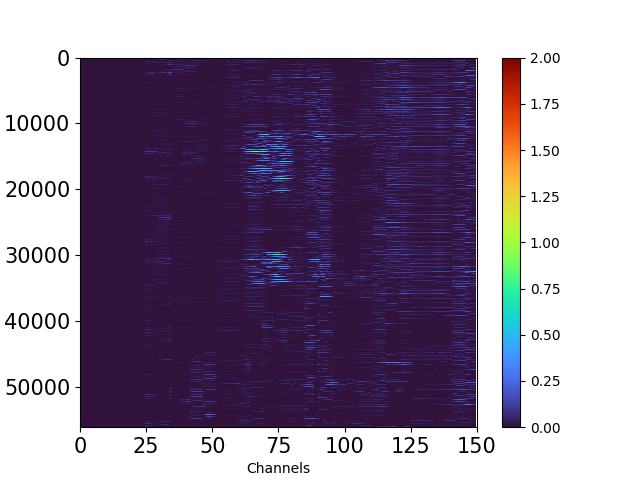
#> input picture test2/DAS/Data_denoise_waterfall0.png, 640 x 480 px
$ python -i DAS_clean_1.py   (imports and definitions only)
#> lines starting #> are read from the running program, lines starting #| are printed output that depends on the picture
import scipy.io as sio
import numpy as np
import pywt
import matplotlib.pyplot as plt

def draw(data,name,n):
    plt.figure(1)
    h = plt.imshow(data.T, aspect='auto', cmap='turbo', origin='lower')
    plt.colorbar(h)
    clim = [0, 40]
    h.set_clim(clim)
    plt.xlabel('Channels')
    plt.ylabel('Times(s)')
    plt.ylim(0, data.shape[1])
    plt.xlim(0, data.shape[0])
    plt.gca().invert_yaxis()
    plt.gca().set_aspect('auto')
    plt.gca().tick_params(axis='both', which='major', labelsize=15)
    plt.savefig(name+str(n)+".png")
    plt.close()

def DAS_orgin(filename):
    data = sio.loadmat(filename)
    print(data.keys())
    data_or = data['data_original']
    draw(data_or, "Original_data_waterfall", 1)
    return data_or

def denoise(data):
    # 进行小波变换，并设置软域时之后通过
    coeffs = pywt.wavedec(data, 'db4', level=15)
    # 设置软阈值
    threshold = np.median(np.abs(coeffs[-1])) / 0.6745
    coeffs = [pywt.threshold(coeff, threshold, mode='soft') for coeff in coeffs]
    coeffs = [pywt.threshold(coeff, threshold, mode='hard') for coeff in coeffs]
    data = pywt.waverec(coeffs, 'db4')
    # 进行小波变换
    coeffs = pywt.wavedec(data, 'db2', level=15)
    # 设置软阈值
    threshold = np.sqrt(2 * np.log(len(coeffs)))
    coeffs = [pywt.threshold(coeff, threshold, mode='greater') for coeff in coeffs]
    data = pywt.waverec(coeffs, 'db2')
    return data

# [6 lines not run here, left out]

>>> import cv2
>>> picture = cv2.imread('Data_denoise_waterfall0.png', cv2.IMREAD_GRAYSCALE)
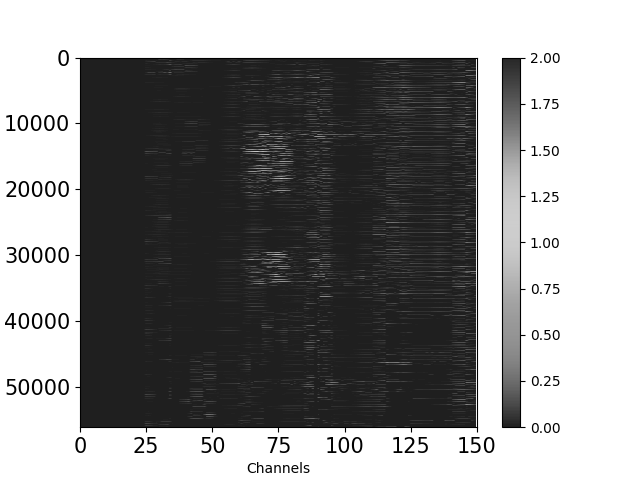
#> picture: shape (480, 640); min 0, max 255, mean 143.5
>>> result = denoise(picture)
#> in denoise, `coeffs = pywt.wavedec(data, 'db4', level=15)`: coeffs = 16 items
#> in denoise, `threshold = np.median(np.abs(coeffs[-1])) / 0.6745`: threshold = 1.38e-14
#> in denoise, `threshold = np.sqrt(2 * np.log(len(coeffs)))`: threshold = 2.35
#> in denoise, `data = pywt.waverec(coeffs, 'db2')`:
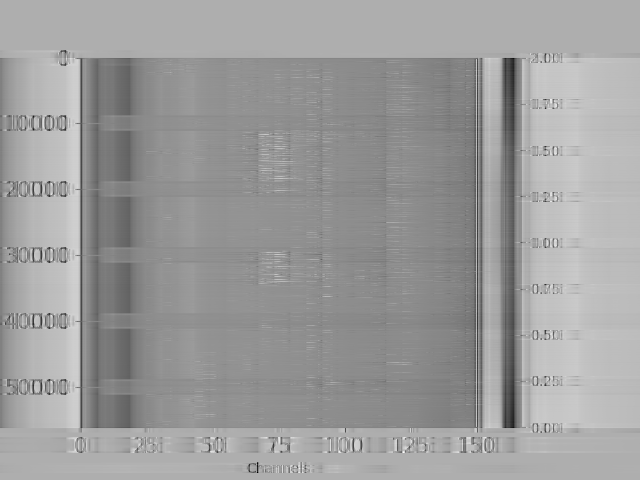
#> data: shape (480, 640) float64; min -102, max 420.3, mean 219.8; drawn with min black and max white

$ run again, on test2/DAS/Data_denoise_waterfall1.png
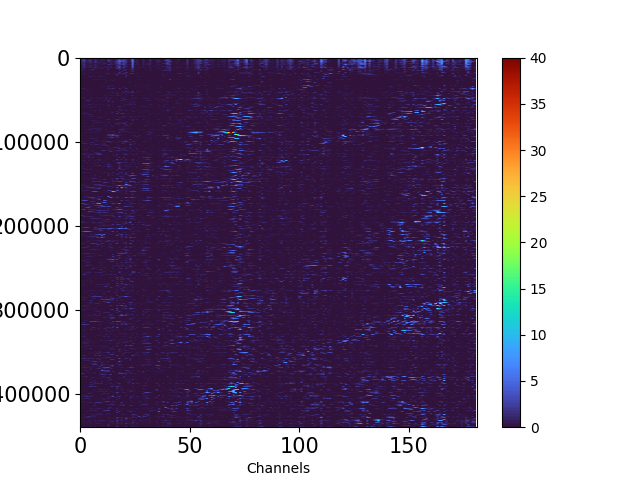
#> input picture test2/DAS/Data_denoise_waterfall1.png, 640 x 480 px
#> `picture = cv2.imread('Data_denoise_waterfall0.png', cv2.IMREAD_GRAYSCA..`:
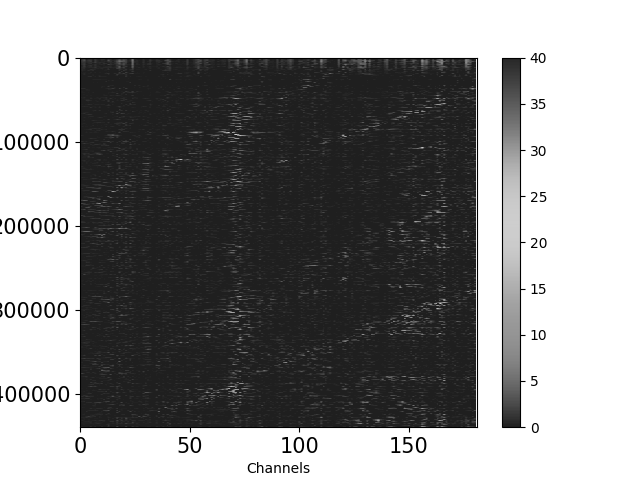
#> picture: shape (480, 640); min 0, max 255, mean 144.4
#> coeffs = 16 items
#> in denoise, `threshold = np.median(np.abs(coeffs[-1])) / 0.6745`: threshold = 1.38e-14
#> in denoise, `threshold = np.sqrt(2 * np.log(len(coeffs)))`: threshold = 2.35
#> in denoise, `data = pywt.waverec(coeffs, 'db2')`:
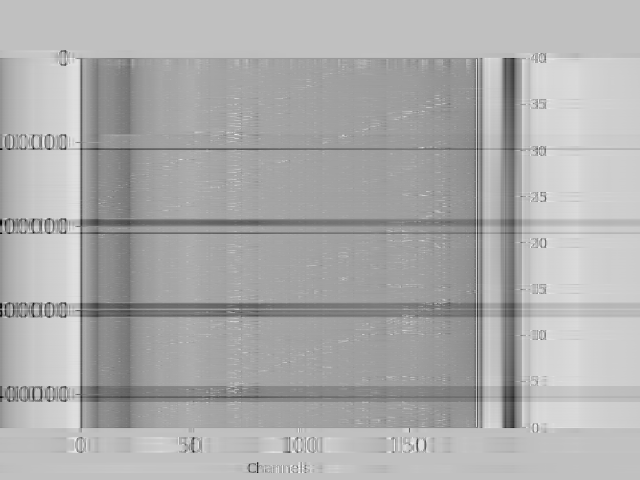
#> data: shape (480, 640) float64; min -151.3, max 387.5, mean 214.7; drawn with min black and max white
